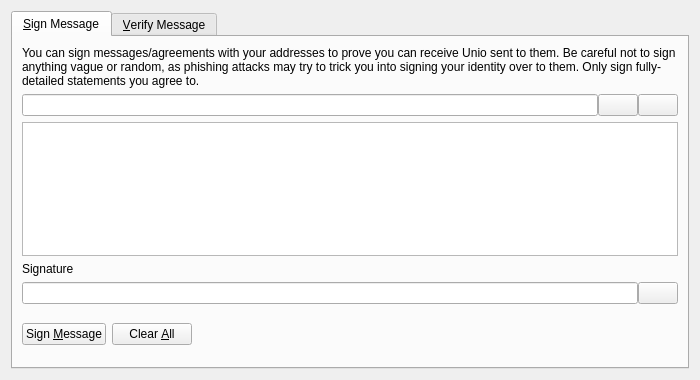
<?xml version="1.0" encoding="UTF-8"?>
<ui version="4.0">
 <class>SignVerifyMessageDialog</class>
 <widget class="QDialog" name="SignVerifyMessageDialog">
  <property name="geometry">
   <rect>
    <x>0</x>
    <y>0</y>
    <width>700</width>
    <height>380</height>
   </rect>
  </property>
  <property name="windowTitle">
   <string>Signatures - Sign / Verify a Message</string>
  </property>
  <property name="modal">
   <bool>true</bool>
  </property>
  <layout class="QVBoxLayout" name="verticalLayout">
   <item>
    <widget class="QTabWidget" name="tabWidget">
     <property name="currentIndex">
      <number>0</number>
     </property>
     <widget class="QWidget" name="tabSignMessage">
      <attribute name="title">
       <string>&amp;Sign Message</string>
      </attribute>
      <layout class="QVBoxLayout" name="verticalLayout_SM">
       <item>
        <widget class="QLabel" name="infoLabel_SM">
         <property name="text">
          <string>You can sign messages/agreements with your addresses to prove you can receive Unio sent to them. Be careful not to sign anything vague or random, as phishing attacks may try to trick you into signing your identity over to them. Only sign fully-detailed statements you agree to.</string>
         </property>
         <property name="textFormat">
          <enum>Qt::PlainText</enum>
         </property>
         <property name="wordWrap">
          <bool>true</bool>
         </property>
        </widget>
       </item>
       <item>
        <layout class="QHBoxLayout" name="horizontalLayout_1_SM">
         <property name="spacing">
          <number>0</number>
         </property>
         <item>
          <widget class="QValidatedLineEdit" name="addressIn_SM">
           <property name="toolTip">
            <string>The Unio address to sign the message with</string>
           </property>
          </widget>
         </item>
         <item>
          <widget class="QPushButton" name="addressBookButton_SM">
           <property name="toolTip">
            <string>Choose previously used address</string>
           </property>
           <property name="text">
            <string/>
           </property>
           <property name="shortcut">
            <string>Alt+A</string>
           </property>
           <property name="autoDefault">
            <bool>false</bool>
           </property>
          </widget>
         </item>
         <item>
          <widget class="QPushButton" name="pasteButton_SM">
           <property name="toolTip">
            <string>Paste address from clipboard</string>
           </property>
           <property name="text">
            <string/>
           </property>
           <property name="shortcut">
            <string>Alt+P</string>
           </property>
           <property name="autoDefault">
            <bool>false</bool>
           </property>
          </widget>
         </item>
        </layout>
       </item>
       <item>
        <widget class="QPlainTextEdit" name="messageIn_SM">
         <property name="toolTip">
          <string>Enter the message you want to sign here</string>
         </property>
        </widget>
       </item>
       <item>
        <widget class="QLabel" name="signatureLabel_SM">
         <property name="text">
          <string>Signature</string>
         </property>
         <property name="textFormat">
          <enum>Qt::PlainText</enum>
         </property>
        </widget>
       </item>
       <item>
        <layout class="QHBoxLayout" name="horizontalLayout_2_SM">
         <property name="spacing">
          <number>0</number>
         </property>
         <item>
          <widget class="QLineEdit" name="signatureOut_SM">
           <property name="font">
            <font>
             <italic>true</italic>
            </font>
           </property>
           <property name="readOnly">
            <bool>true</bool>
           </property>
          </widget>
         </item>
         <item>
          <widget class="QPushButton" name="copySignatureButton_SM">
           <property name="toolTip">
            <string>Copy the current signature to the system clipboard</string>
           </property>
           <property name="text">
            <string/>
           </property>
           <property name="autoDefault">
            <bool>false</bool>
           </property>
          </widget>
         </item>
        </layout>
       </item>
       <item>
        <layout class="QHBoxLayout" name="horizontalLayout_3_SM">
         <item>
          <widget class="QPushButton" name="signMessageButton_SM">
           <property name="toolTip">
            <string>Sign the message to prove you own this Unio address</string>
           </property>
           <property name="text">
            <string>Sign &amp;Message</string>
           </property>
           <property name="autoDefault">
            <bool>false</bool>
           </property>
          </widget>
         </item>
         <item>
          <widget class="QPushButton" name="clearButton_SM">
           <property name="toolTip">
            <string>Reset all sign message fields</string>
           </property>
           <property name="text">
            <string>Clear &amp;All</string>
           </property>
           <property name="autoDefault">
            <bool>false</bool>
           </property>
          </widget>
         </item>
         <item>
          <spacer name="horizontalSpacer_1_SM">
           <property name="orientation">
            <enum>Qt::Horizontal</enum>
           </property>
           <property name="sizeHint" stdset="0">
            <size>
             <width>40</width>
             <height>48</height>
            </size>
           </property>
          </spacer>
         </item>
         <item>
          <widget class="QLabel" name="statusLabel_SM">
           <property name="font">
            <font>
             <weight>75</weight>
             <bold>true</bold>
            </font>
           </property>
           <property name="text">
            <string/>
           </property>
           <property name="wordWrap">
            <bool>true</bool>
           </property>
          </widget>
         </item>
         <item>
          <spacer name="horizontalSpacer_2_SM">
           <property name="orientation">
            <enum>Qt::Horizontal</enum>
           </property>
           <property name="sizeHint" stdset="0">
            <size>
             <width>40</width>
             <height>48</height>
            </size>
           </property>
          </spacer>
         </item>
        </layout>
       </item>
      </layout>
     </widget>
     <widget class="QWidget" name="tabVerifyMessage">
      <attribute name="title">
       <string>&amp;Verify Message</string>
      </attribute>
      <layout class="QVBoxLayout" name="verticalLayout_VM">
       <item>
        <widget class="QLabel" name="infoLabel_VM">
         <property name="text">
          <string>Enter the receiver's address, message (ensure you copy line breaks, spaces, tabs, etc. exactly) and signature below to verify the message. Be careful not to read more into the signature than what is in the signed message itself, to avoid being tricked by a man-in-the-middle attack. Note that this only proves the signing party receives with the address, it cannot prove sendership of any transaction!</string>
         </property>
         <property name="textFormat">
          <enum>Qt::PlainText</enum>
         </property>
         <property name="alignment">
          <set>Qt::AlignLeading|Qt::AlignLeft|Qt::AlignTop</set>
         </property>
         <property name="wordWrap">
          <bool>true</bool>
         </property>
        </widget>
       </item>
       <item>
        <layout class="QHBoxLayout" name="horizontalLayout_1_VM">
         <property name="spacing">
          <number>0</number>
         </property>
         <item>
          <widget class="QValidatedLineEdit" name="addressIn_VM">
           <property name="toolTip">
            <string>The Unio address the message was signed with</string>
           </property>
          </widget>
         </item>
         <item>
          <widget class="QPushButton" name="addressBookButton_VM">
           <property name="toolTip">
            <string>Choose previously used address</string>
           </property>
           <property name="text">
            <string/>
           </property>
           <property name="shortcut">
            <string>Alt+A</string>
           </property>
           <property name="autoDefault">
            <bool>false</bool>
           </property>
          </widget>
         </item>
        </layout>
       </item>
       <item>
        <widget class="QPlainTextEdit" name="messageIn_VM"/>
       </item>
       <item>
        <widget class="QValidatedLineEdit" name="signatureIn_VM"/>
       </item>
       <item>
        <layout class="QHBoxLayout" name="horizontalLayout_2_VM">
         <item>
          <widget class="QPushButton" name="verifyMessageButton_VM">
           <property name="toolTip">
            <string>Verify the message to ensure it was signed with the specified Unio address</string>
           </property>
           <property name="text">
            <string>Verify &amp;Message</string>
           </property>
           <property name="autoDefault">
            <bool>false</bool>
           </property>
          </widget>
         </item>
         <item>
          <widget class="QPushButton" name="clearButton_VM">
           <property name="toolTip">
            <string>Reset all verify message fields</string>
           </property>
           <property name="text">
            <string>Clear &amp;All</string>
           </property>
           <property name="autoDefault">
            <bool>false</bool>
           </property>
          </widget>
         </item>
         <item>
          <spacer name="horizontalSpacer_1_VM">
           <property name="orientation">
            <enum>Qt::Horizontal</enum>
           </property>
           <property name="sizeHint" stdset="0">
            <size>
             <width>40</width>
             <height>48</height>
            </size>
           </property>
          </spacer>
         </item>
         <item>
          <widget class="QLabel" name="statusLabel_VM">
           <property name="font">
            <font>
             <weight>75</weight>
             <bold>true</bold>
            </font>
           </property>
           <property name="text">
            <string/>
           </property>
           <property name="wordWrap">
            <bool>true</bool>
           </property>
          </widget>
         </item>
         <item>
          <spacer name="horizontalSpacer_2_VM">
           <property name="orientation">
            <enum>Qt::Horizontal</enum>
           </property>
           <property name="sizeHint" stdset="0">
            <size>
             <width>40</width>
             <height>48</height>
            </size>
           </property>
          </spacer>
         </item>
        </layout>
       </item>
      </layout>
     </widget>
    </widget>
   </item>
  </layout>
 </widget>
 <customwidgets>
  <customwidget>
   <class>QValidatedLineEdit</class>
   <extends>QLineEdit</extends>
   <header>qvalidatedlineedit.h</header>
  </customwidget>
 </customwidgets>
 <resources>
  <include location="../unio.qrc"/>
 </resources>
 <connections/>
</ui>
